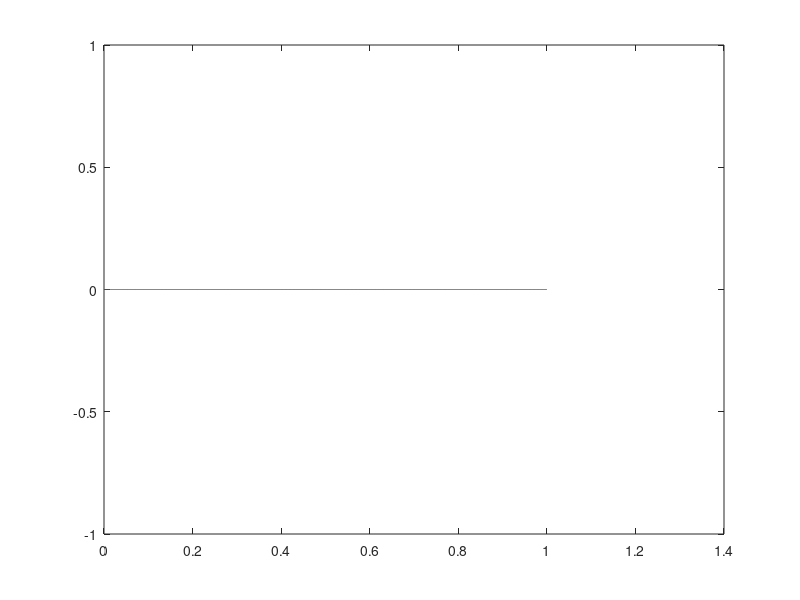

This chart was generated by the following MATLAB code:
function plot_tunnel_wrt_E()
hbar=(6.626/(2*pi))*10^-34;
%V=0;m=0;a=0;k1=0;k2=0;
%E=input('Enter energy in eV\n');
V=input('Enter barrier potential in eV\n');
m=input('Enter mass in kg\n');
a=input('Enter barrier width in nm\n');
V=V*1.6*10^-19; 
a=a*10^-9;
E=[1000];prob=[1000];i=1;
for g=0:0.001:1
    E(i)=g*1.6*10^-19;
if(E(i)<=V)
   % k1=(sqrt(2*m*E(i)))/hbar;
    k2=(sqrt(2*m*(V-E(i))))/hbar;
    t=1+V*V*sinh(k2*a)*sinh(k2*a)/(4*E(i)*(V-E(i)));
    prob(i)=1/t;
else
    k2=(sqrt(2*m*(E(i)-V)))/hbar;
    t=1+V*V*sin(k2*a)*sin(k2*a)/(4*E(i)*(E(i)-V));
    prob(i)=1/t;
end
i=i+1;
end
plot(E/(1.6e-19),prob);
end
